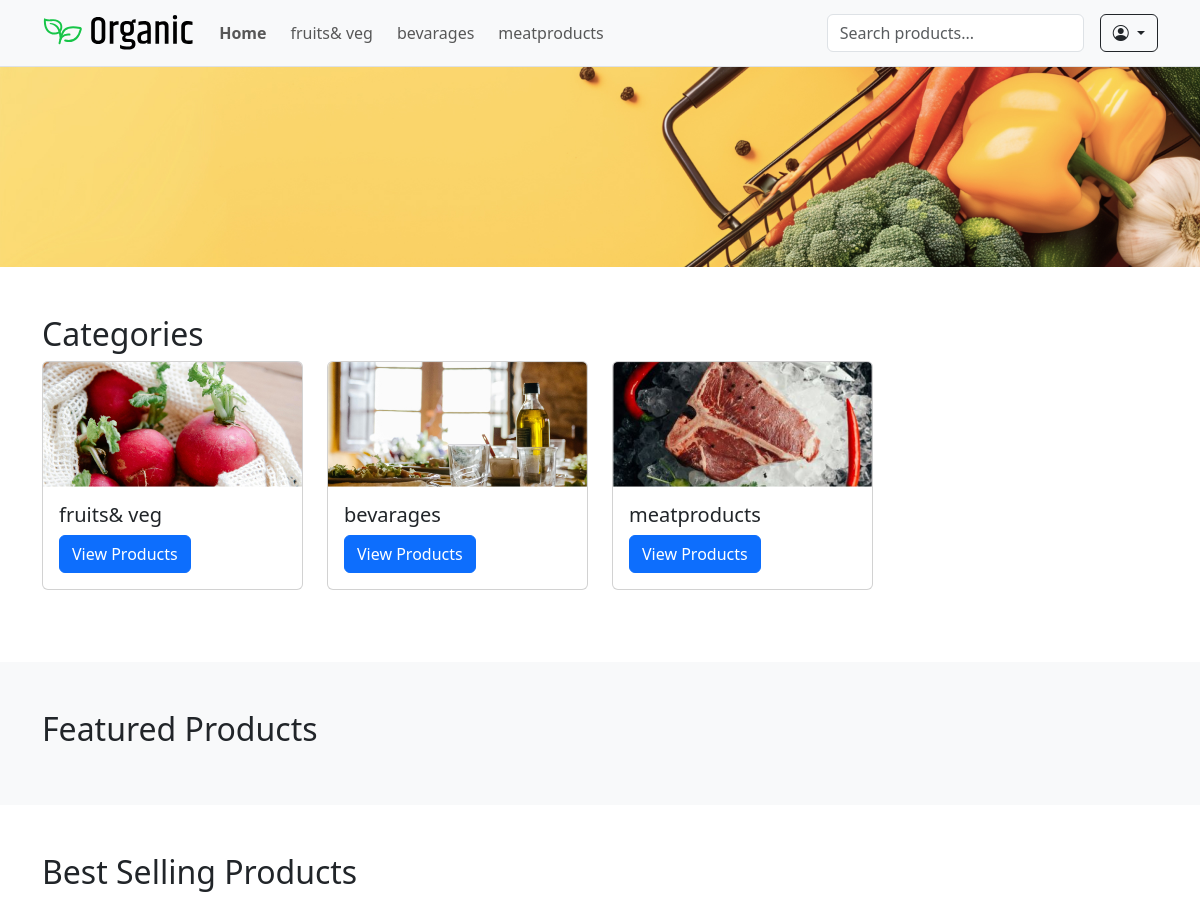
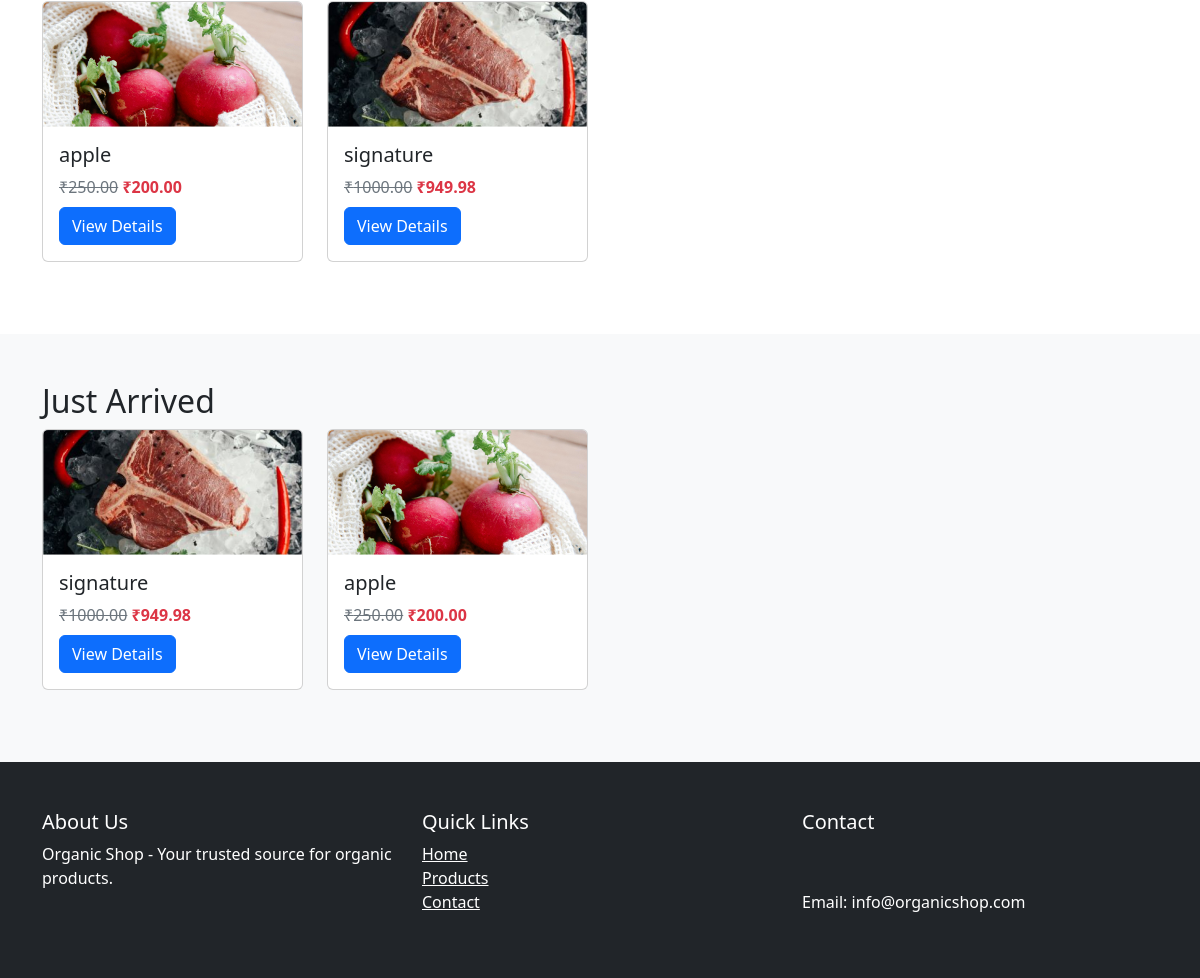
Before: / with the older database file (2 pictures, top to bottom).
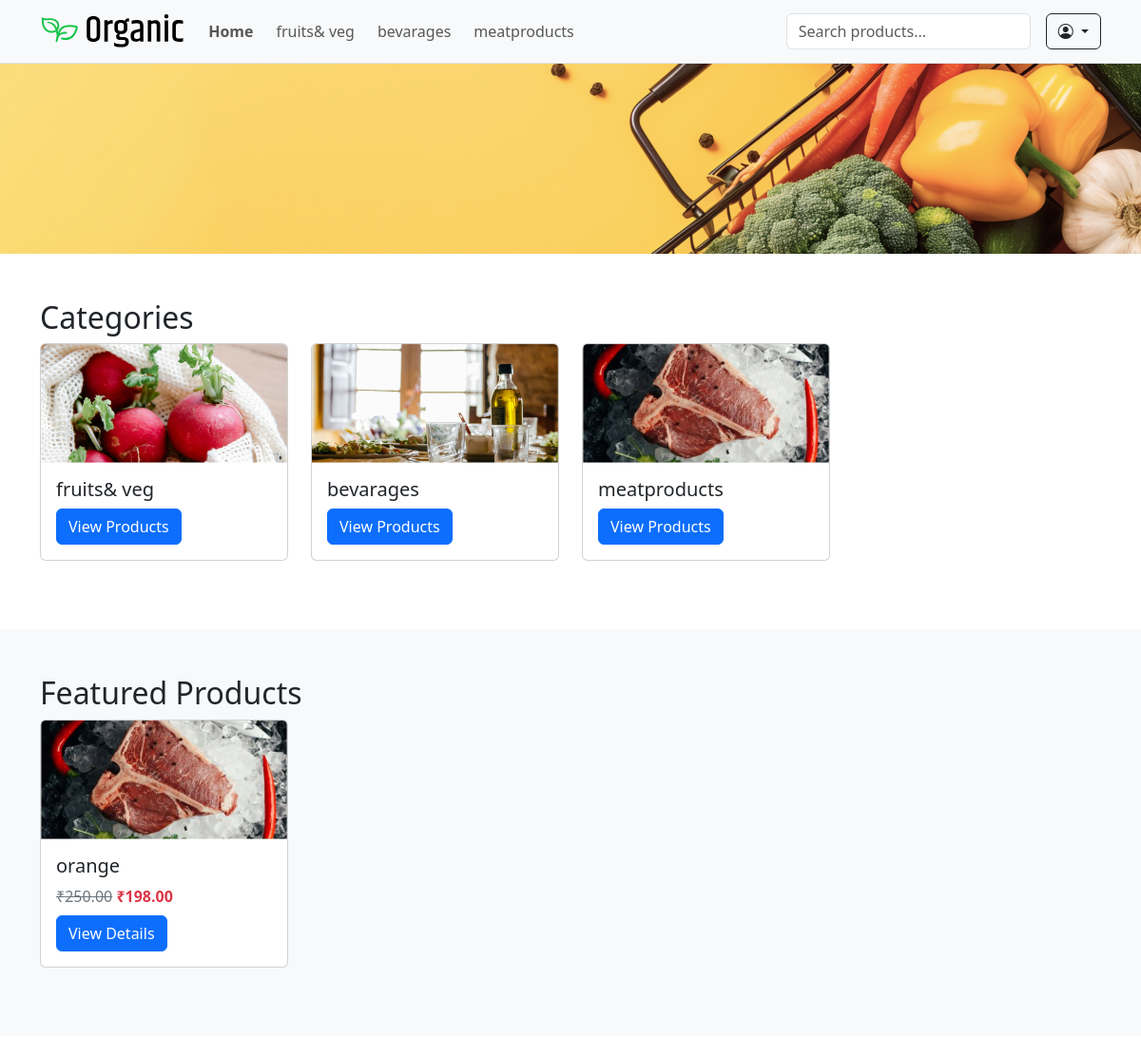
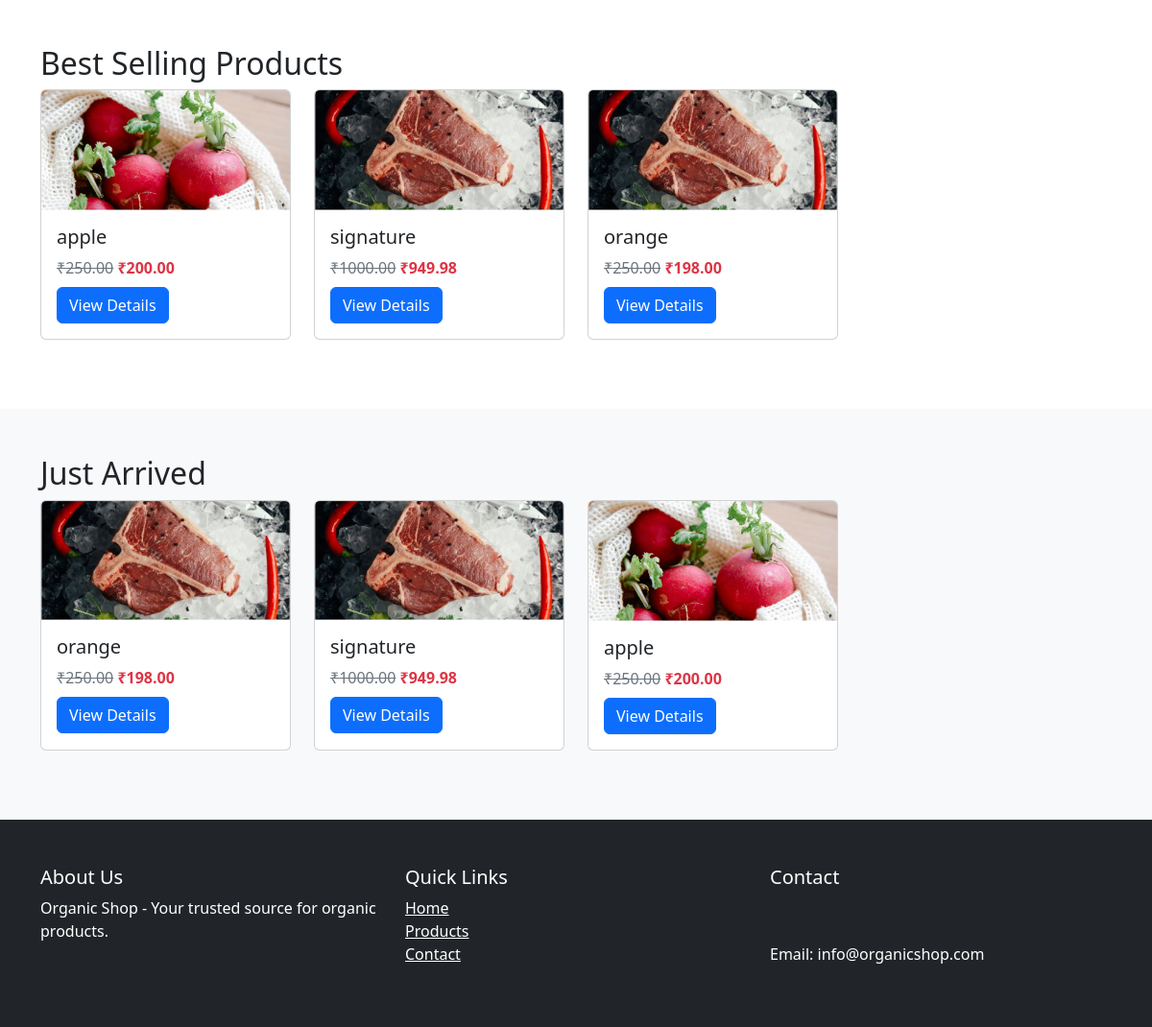
After: the same page with the newer database file (2 pictures, top to bottom).
### shop/models.py (models this page shows, shortened)
class Category(models.Model):
    name = models.CharField(max_length=100)
    slug = models.SlugField(unique=True)
    image = models.ImageField(upload_to='categories/')
    class Meta:
        verbose_name_plural = "Categories"

class Product(models.Model):
    category = models.ForeignKey(Category, on_delete=models.CASCADE, related_name='products')
    name = models.CharField(max_length=255)
    slug = models.SlugField(unique=True)
    description = models.TextField()
    price = models.DecimalField(max_digits=10, decimal_places=2)
    discount_price = models.DecimalField(max_digits=10, decimal_places=2, null=True, blank=True)
    image = models.ImageField(upload_to='products/')
    is_featured = models.BooleanField(default=False)
    sold_count = models.PositiveIntegerField(default=0)
    created_at = models.DateTimeField(auto_now_add=True)
    views = models.PositiveIntegerField(default=0)
    available = models.BooleanField(default=True)

### shop/views.py (the view)
# urls.py: path('', views.index, name='index'),
def index(request):
    categories = Category.objects.all()
    featured_products = Product.objects.filter(available=True, is_featured=True)[:8]
    best_selling = Product.objects.filter(available=True).order_by('-sold_count')[:10]
    just_arrived = Product.objects.filter(available=True).order_by('-created_at')[:10]
    context = {
        'categories': categories,
       'featured_products': featured_products,
        'best_selling': best_selling,
        'just_arrived': just_arrived,
    }
    return render(request, 'shop/index.html', context)

### shop/templates/shop/index.html (shortened to what this page needs)
{% extends 'shop/base.html' %}
{% load static %}
{% block content %}
<section class="hero-section" style="background-image: url('{% static 'images/banner-1.jpg' %}')">
</section>
<section class="py-5">
    <div class="container">
        <h2 class="section-title">Categories</h2>
        <div class="row">
            {% for category in categories %}
            <div class="col-md-3 mb-4">
                <div class="card">
                    <img src="{{ category.image.url }}" class="card-img-top" alt="{{ category.name }}">
                    <div class="card-body">
                        <h5 class="card-title">{{ category.name }}</h5>
                        <a href="{% url 'shop:category_detail' category.slug %}" class="btn btn-primary">
                            View Products
                        </a>
                    </div>
                </div>
            </div>
            {% endfor %}
        </div>
    </div>
</section>
<section class="py-5 bg-light">
    <div class="container">
        <h2 class="section-title">Featured Products</h2>
        <div class="row">
            {% for product in featured_products %}
            <div class="col-md-3 mb-4">
                <div class="card h-100">
                    <img src="{{ product.image.url }}" class="card-img-top" alt="{{ product.name }}">
                    <div class="card-body">
                        <h5 class="card-title">{{ product.name }}</h5>
                        <div class="price">
                            {% if product.discount_price %}
                                <del>₹{{ product.price }}</del>
                                <span class="text-danger">₹{{ product.discount_price }}</span>
                            {% else %}
                                <span>₹{{ product.price }}</span>
                            {% endif %}
                        </div>
                        <a href="{% url 'shop:product_detail' product.slug %}" class="btn btn-primary mt-2">
                            View Details
                        </a>
                    </div>
                </div>
            </div>
            {% endfor %}
        </div>
    </div>
</section>
<section class="py-5">
  <div class="container">
    <h2 class="section-title">Best Selling Products</h2>
    <div class="row">
      {% for product in best_selling %}
      <div class="col-md-3 mb-4">
        <div class="card h-100">
          <img src="{{ product.image.url }}" class="card-img-top" alt="{{ product.name }}">
          <div class="card-body">
            <h5 class="card-title">{{ product.name }}</h5>
            <div class="price">
              {% if product.discount_price %}
                <del>₹{{ product.price }}</del>
                <span class="text-danger">₹{{ product.discount_price }}</span>
              {% else %}
                <span>₹{{ product.price }}</span>
              {% endif %}
            </div>
            <a href="{% url 'shop:product_detail' product.slug %}" class="btn btn-primary mt-2">
              View Details
            </a>
          </div>
        </div>
      </div>
      {% endfor %}
    </div>
  </div>
</section>
<section class="py-5 bg-light">
  <div class="container">
    <h2 class="section-title">Just Arrived</h2>
    <div class="row">
      {% for product in just_arrived %}
      <div class="col-md-3 mb-4">
        <div class="card h-100">
          <img src="{{ product.image.url }}" class="card-img-top" alt="{{ product.name }}">
          <div class="card-body">
            <h5 class="card-title">{{ product.name }}</h5>
            <div class="price">
              {% if product.discount_price %}
                <del>₹{{ product.price }}</del>
                <span class="text-danger">₹{{ product.discount_price }}</span>
              {% else %}
                <span>₹{{ product.price }}</span>
              {% endif %}
            </div>
            <a href="{% url 'shop:product_detail' product.slug %}" class="btn btn-primary mt-2">
              View Details
            </a>
          </div>
        </div>
      </div>
      {% endfor %}
    </div>
  </div>
</section>
{% endblock %}

### shop/templates/shop/base.html (shortened to what this page needs)
<!DOCTYPE html>
{% load static %}
<html lang="en">
<head>
    <link href="https://cdn.jsdelivr.net/npm/bootstrap@5.3.0-alpha3/dist/css/bootstrap.min.css" rel="stylesheet">
    <link rel="stylesheet" href="{% static 'css/style.css' %}">
    <link rel="stylesheet" href="https://cdn.jsdelivr.net/npm/bootstrap-icons@1.10.5/font/bootstrap-icons.css">
</head>
<body>
    {% include 'shop/partials/header.html' %}
    <main>
        {% block content %}{% endblock %}
    </main>
    {% include 'shop/partials/footer.html' %}
</body>
</html>

### shop/templates/shop/partials/header.html (shortened to what this page needs)
{% load static %}
<header>
  <nav class="navbar navbar-expand-lg navbar-light bg-light border-bottom py-2">
    <div class="container">
      <a class="navbar-brand" href="{% url 'shop:index' %}">
        <img src="{% static 'images/logo.svg' %}" alt="Organic Shop" height="40">
      </a>
      <div class="collapse navbar-collapse" id="navbarContent">
        <ul class="navbar-nav me-auto mb-2 mb-lg-0 gap-2">
          <li class="nav-item">
            <a class="nav-link fw-semibold" href="{% url 'shop:index' %}">Home</a>
          </li>
          {% for category in categories %}
          <li class="nav-item">
            <a class="nav-link" href="{% url 'shop:category_detail' category.slug %}">{{ category.name }}</a>
          </li>
          {% endfor %}
        </ul>
        <form class="d-flex position-relative me-3" id="ajax-search-form">
          <input class="form-control" type="search" id="search-input" placeholder="Search products..." aria-label="Search">
        </form>
        <div class="dropdown">
          <a class="btn btn-outline-dark dropdown-toggle" href="#" role="button" id="userMenu" data-bs-toggle="dropdown" aria-expanded="false">
            <i class="bi bi-person-circle"></i>
          </a>
        </div>
      </div>
    </div>
  </nav>
</header>

### shop/templates/shop/partials/footer.html
<footer class="bg-dark text-white py-5">
    <div class="container">
        <div class="row">
            <div class="col-md-4">
                <h5>About Us</h5>
                <p>Organic Shop - Your trusted source for organic products.</p>
            </div>
            <div class="col-md-4">
                <h5>Quick Links</h5>
                <ul class="list-unstyled">
                    <li><a href="#" class="text-white">Home</a></li>
                    <li><a href="#" class="text-white">Products</a></li>
                    <li><a href="#" class="text-white">Contact</a></li>
                </ul>
            </div>
            <div class="col-md-4">
                <h5>Contact</h5>
                <address>
                    <br>
                    <br>
                    Email: info@organicshop.com
                </address>
            </div>
        </div>
    </div>
</footer>

### shop/static/css/style.css (style rules this page uses)
.hero-section { background-size: cover; background-position: center; padding: 100px 0; color: white; }
.price del { color: #6c757d; }
.price .text-danger { font-weight: bold; }

Changed rows visible on the page:
added Product: image (picture), name "orange", price "250.00", discount_price "198.00"
